Frame 1 (no input): blank canvas, image omitted
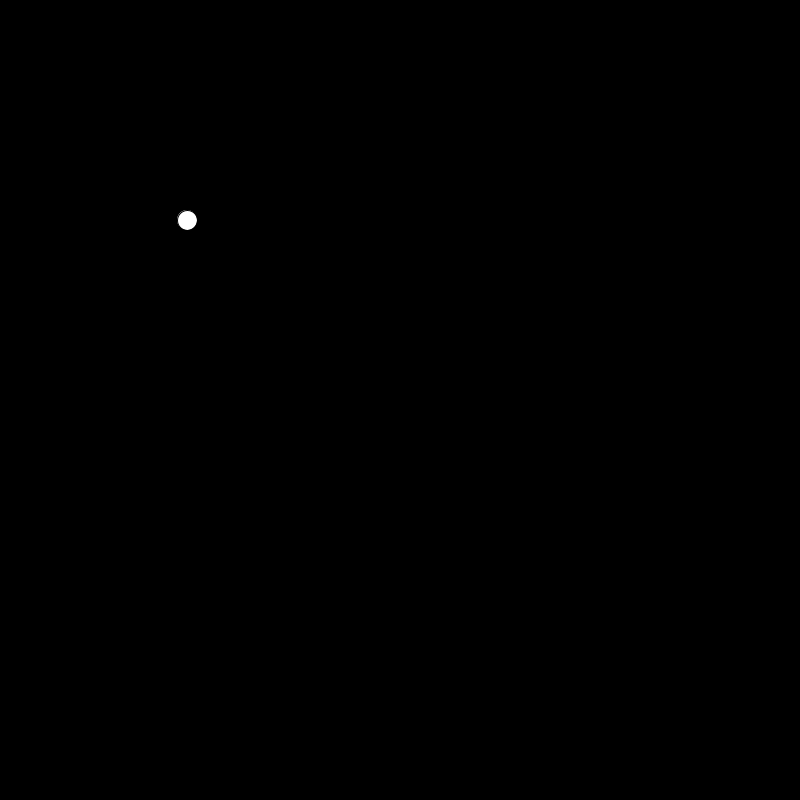
Frame 60 (the mouse pressed at the canvas centre just before this capture)
Frame 120 (the mouse held since frame 60 and released just before this capture): blank canvas, image omitted

The Processing sketch that drew this single still picture (run headless with seeded random() and noise(); from frame 60 on, the mouse is pressed at the canvas centre):

// Processing sketch: gravity_ball_x_and_y_direction
// ── gravity_ball_x_and_y_direction.pde
int sz=20;
float x,y,velx,vely,gravity;

void setup(){
  size(800,800);
  x=sz/2;
  y=sz/2;
  velx=3; 
  vely=0;
  gravity=1;
}
void draw(){
  background(0);
  ellipse(x,y,sz,sz);
  vely+=gravity;
  x+=velx;
  y+=vely;
  if (y+sz/2>=height){
    y=height-sz/2;
    vely*=-1;
  }
  if (x+sz/2>= width || x-sz/2<=0){
    velx*=-1;
  }
}
